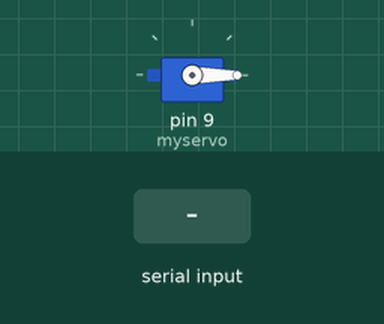
Recording of a sketch running on a simulated Arduino Uno, built with avr-gcc and run on an emulated ATmega328P. Parts: servo. The test bench sets the inputs (shaded band).

Above: at 1.2 s.
1.3 s: "90,45\n" received over Serial
At 2.4 s:
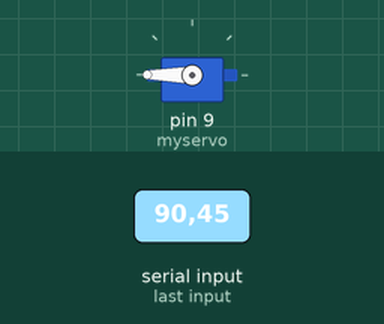
2.8 s: "90\n" received over Serial
At 3.4 s:
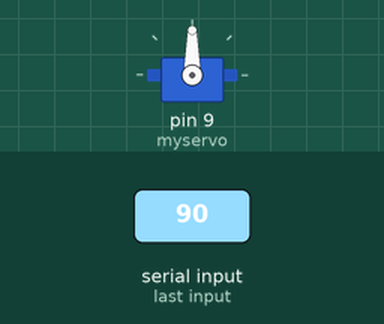
4.3 s: "30,150\n" received over Serial
At 4.7 s:
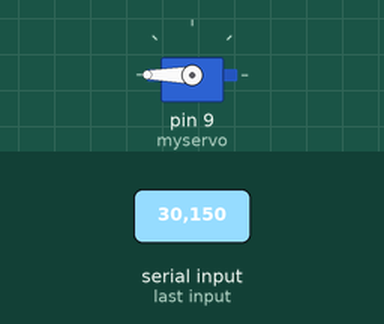
Timing chart, 0 to 7.3 s (numbered marks = the images above; inputs shaded):
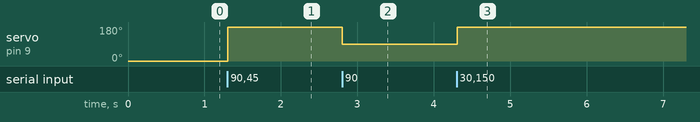

The sketch:

serialservo.ino
```cpp
#include <Servo.h>
//servo pin 9
String inString = "";
Servo myservo;
int pos = 0;

void setup() {
  Serial.begin(9600);
  myservo.attach(9);
  myservo.write(0);
  while (!Serial);

}

void loop() {
  if(Serial.available() > 0) {
      int inChar = Serial.read();
      if (isDigit(inChar)) {
        inString += (char)inChar;
      }
      if (inChar == '\n') {
         pos=inString.toInt();
         if(pos>180)
            pos=180;
         else if(pos<0)
            pos=0;
         myservo.write(inString.toInt());
        inString = "";
      }
    }
//   delay(2);
}
```

Measured:
- after the input at 1.3 s, servo on pin 9 (myservo): 0° → 180° at once
- after the input at 2.8 s, servo on pin 9 (myservo): 180° → 90° at once
- after the input at 4.3 s, servo on pin 9 (myservo): 90° → 180° at once
